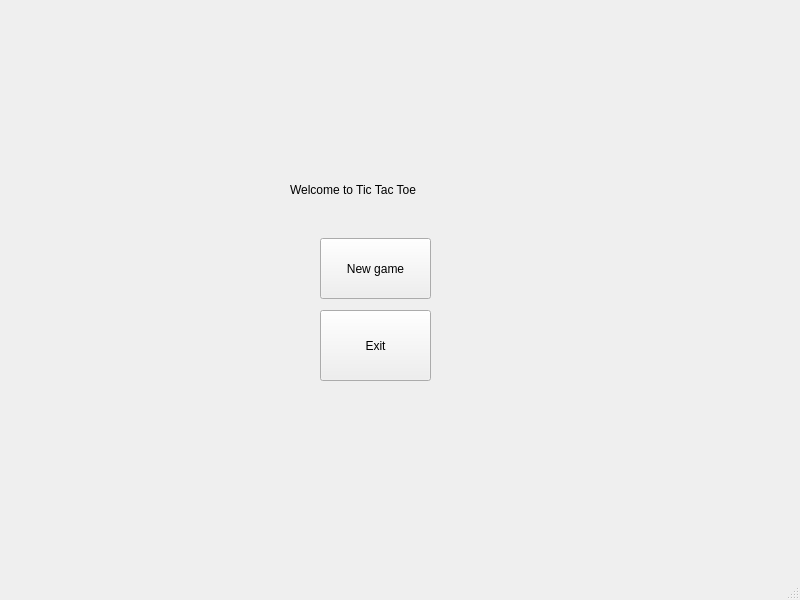
<?xml version="1.0" encoding="UTF-8"?>
<ui version="4.0">
 <class>MainMenu</class>
 <widget class="QMainWindow" name="MainMenu">
  <property name="geometry">
   <rect>
    <x>0</x>
    <y>0</y>
    <width>800</width>
    <height>600</height>
   </rect>
  </property>
  <property name="windowTitle">
   <string>MainMenu</string>
  </property>
  <widget class="QWidget" name="centralwidget">
   <widget class="QPushButton" name="newGameBtn">
    <property name="geometry">
     <rect>
      <x>320</x>
      <y>238</y>
      <width>111</width>
      <height>61</height>
     </rect>
    </property>
    <property name="text">
     <string>New game</string>
    </property>
   </widget>
   <widget class="QPushButton" name="ExitBtn">
    <property name="geometry">
     <rect>
      <x>320</x>
      <y>310</y>
      <width>111</width>
      <height>71</height>
     </rect>
    </property>
    <property name="text">
     <string>Exit</string>
    </property>
   </widget>
   <widget class="QLabel" name="welcomeLabel">
    <property name="geometry">
     <rect>
      <x>290</x>
      <y>180</y>
      <width>171</width>
      <height>20</height>
     </rect>
    </property>
    <property name="text">
     <string>Welcome to Tic Tac Toe</string>
    </property>
   </widget>
  </widget>
  <widget class="QMenuBar" name="menubar">
   <property name="geometry">
    <rect>
     <x>0</x>
     <y>0</y>
     <width>800</width>
     <height>26</height>
    </rect>
   </property>
  </widget>
  <widget class="QStatusBar" name="statusbar"/>
 </widget>
 <resources/>
 <connections/>
</ui>
